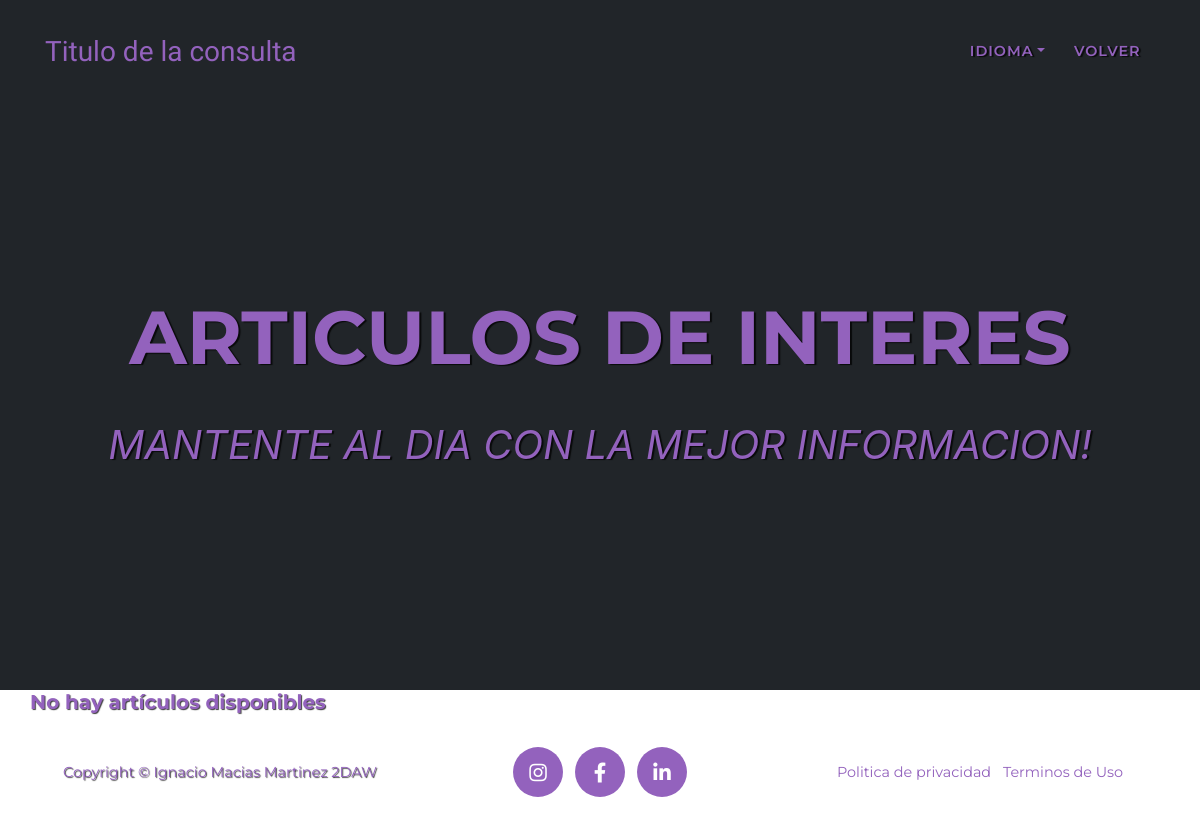
/pagArticulos.php, run on an earlier commit of the app's database.
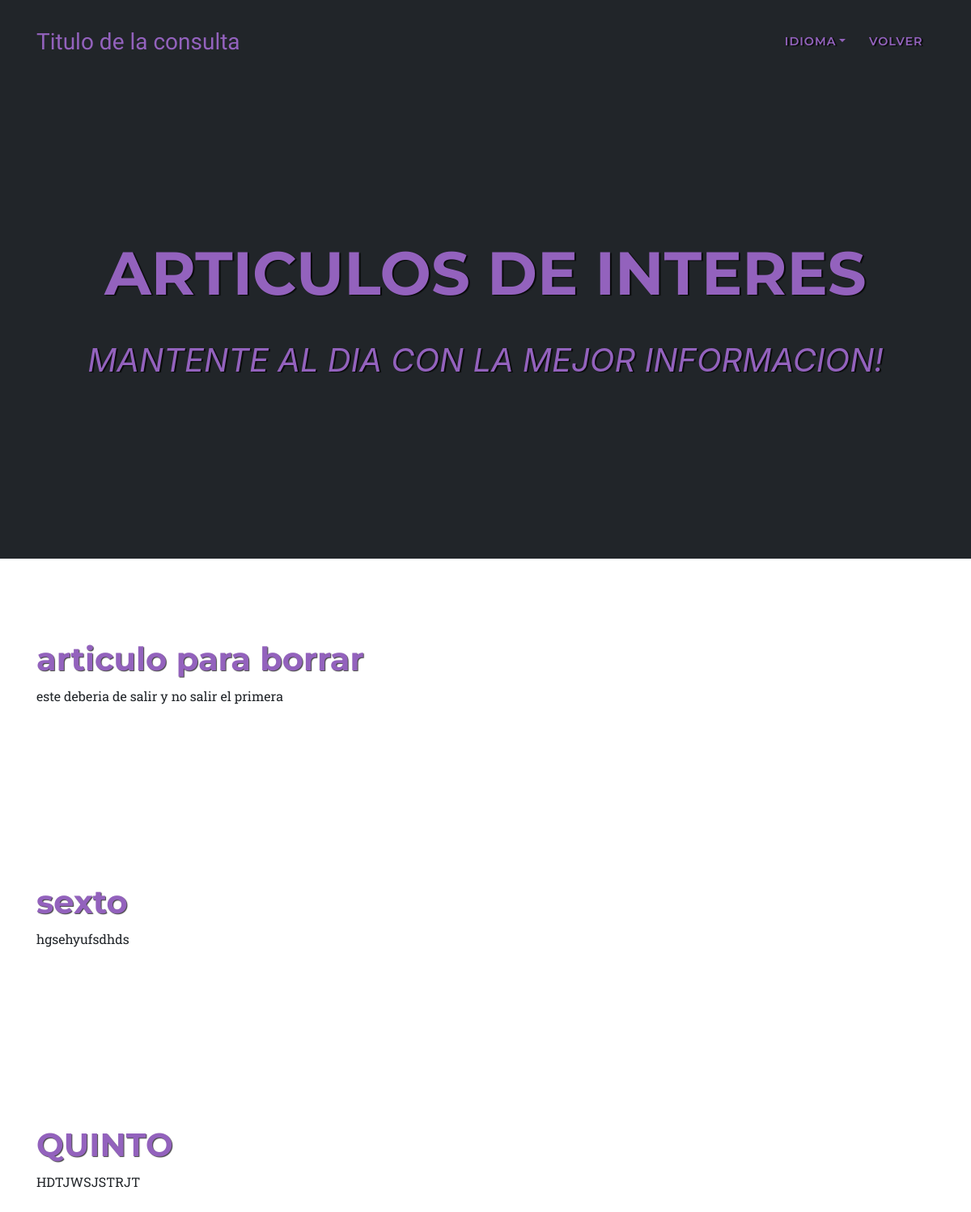
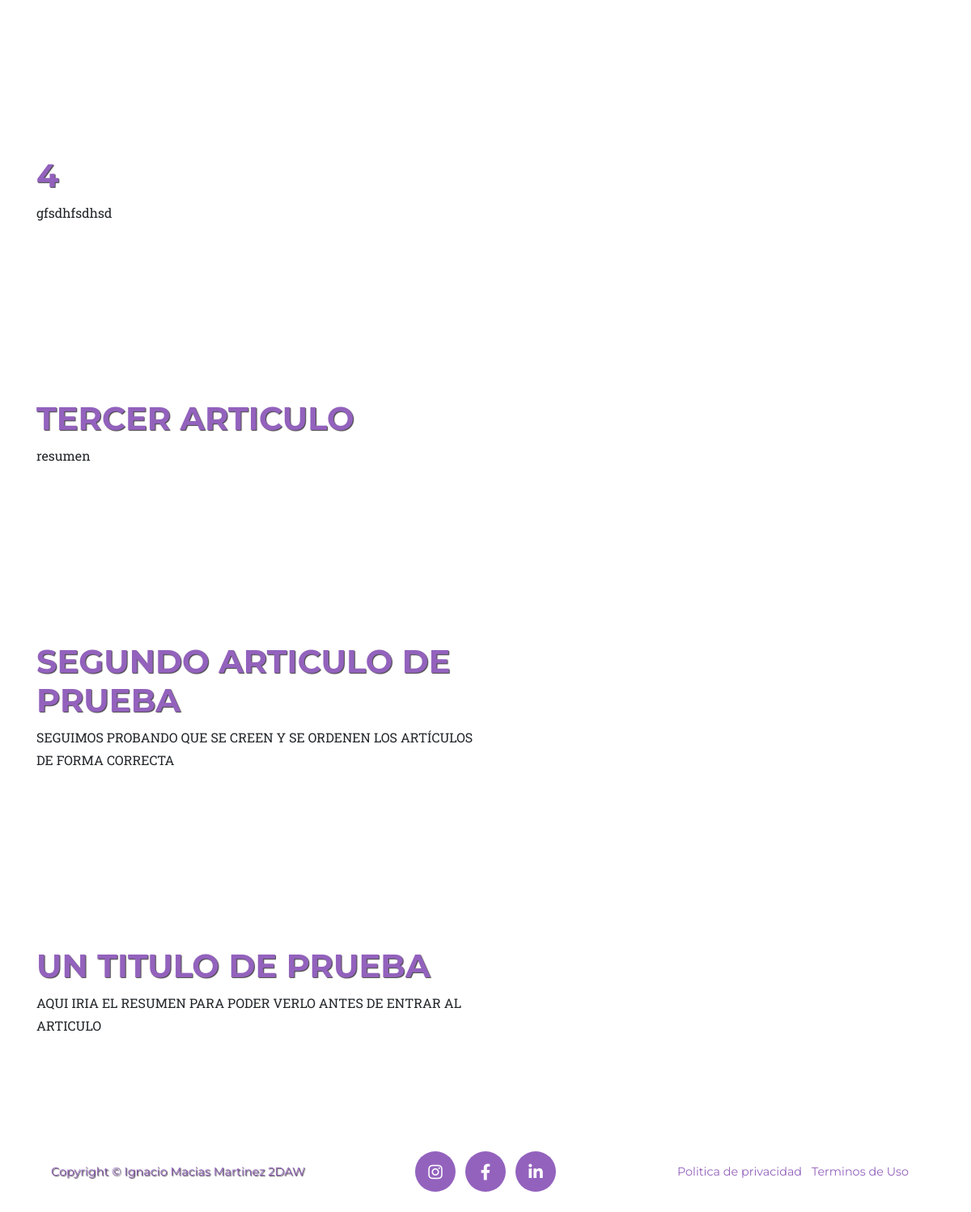
And on a later commit of the database (2 pictures, top to bottom).
### tables this page shows
CREATE TABLE `articulos` (
  `titulo` varchar(255) NOT NULL,
  `resumen` text NOT NULL,
  `imagen` varchar(255) NOT NULL,
  `contenido` text NOT NULL,
  `fecha` datetime NOT NULL,
  `cat1` varchar(50) DEFAULT NULL,
  `cat2` varchar(50) DEFAULT NULL,
  `ID_art` int(255) NOT NULL
);

### castellano.php (called while the page is built, shortened)
<?php
$navIdioma="Idioma";
$fooPolitica="Politica de privacidad";
$fooTerminos="Terminos de Uso";
$pagArtVolver="Volver";
$pagArtTitulo1="ARTICULOS DE INTERES";
$pagArtTitulo2="MANTENTE AL DIA CON LA MEJOR INFORMACION!";

### pagArticulos.php (the view, shortened to what this page needs)
<?php
if (isset($_SESSION["idioma"])){
    include $_SESSION["idioma"];
}else{
    include "castellano.php";
}
$dbh = Connection::make();
$stmt = $dbh->prepare("SELECT * FROM articulos ORDER BY ID_art DESC");
$stmt->execute();
$articulos = $stmt->fetchAll(PDO::FETCH_ASSOC);
?>
<!DOCTYPE html>
<html lang="es">
<head>
    <link href="bootstrap/css/bootstrap.min.css" rel="stylesheet">
    <link href="img/fontawesome-free/css/all.min.css" rel="stylesheet" type="text/css">
    <link href="css/estilos.css" rel="stylesheet" type="text/css">
</head>
<body id="Principal">
<nav class="navbar navbar-expand-lg navbar-dark fixed-top" id="mainNav">
    <div class="container">
        <a class="navbar-brand js-scroll-trigger" href="index.php">Titulo de la consulta</a>
        <div class="collapse navbar-collapse" id="NavegadorResponsive">
            <ul class="navbar-nav text-uppercase ml-auto">
                <li class="nav-item">
                    <div class="dropdown nav-link">
                        <a class=" dropdown-toggle" id="dropdownMenu2" data-toggle="dropdown" aria-haspopup="true" aria-expanded="false"><?php echo $navIdioma ?></a>
                    </div>
                </li>
                <li class="nav-item">
                    <a class="nav-link js-scroll-trigger" href="index.php"><?php echo $pagArtVolver ?></a>
                </li>
            </ul>
        </div>
    </div>
</nav>
<header class="masthead" style="background-color: #212529">
    <div class="container">
        <div class="intro-text">
            <div class=" intro-heading text-uppercase"><?php echo $pagArtTitulo1 ?></div>
            <div class="intro-lead-in"><?php echo $pagArtTitulo2 ?></div>
        </div>
    </div>
</header>
    <?php if(isset($articulos) && count($articulos) > 0) :?>
            <?php foreach ($articulos as $articulo) :?>
            <section class=" page-section">
            <div class="container">
                <div class="row">
                    <div class="col-lg-6 ">
                        <h1><a href="verArticulo.php?asset=<?= $articulo['ID_art'] ?>"><?= $articulo['titulo'] ?></a></h1>
                        <p><?= $articulo['resumen'] ?></p>
                    </div>
                    <div class="col-lg-6 ">
                    </div>
                </div>
            </div>
            </section>
            <?php endforeach; ?>
    <?php else :?>
        <div class="container">
            <div class="row">
                <h5>No hay artículos disponibles</h5>
            </div>
        </div>
    <?php endif; ?>
<footer class="footer">
    <div class="container">
        <div class="row align-items-center">
            <div class="col-md-4">
                <span class="copyright">Copyright &copy; Ignacio Macias Martinez 2DAW</span>
            </div>
            <div class="col-md-4">
                <ul class="list-inline social-buttons">
                    <li class="list-inline-item">
                        <a href="#">
                            <i class="fab fa-instagram"></i>
                        </a>
                    </li>
                    <li class="list-inline-item">
                        <a href="#">
                            <i class="fab fa-facebook-f"></i>
                        </a>
                    </li>
                    <li class="list-inline-item">
                        <a href="#">
                            <i class="fab fa-linkedin-in"></i>
                        </a>
                    </li>
                </ul>
            </div>
            <div class="col-md-4">
                <ul class="list-inline quicklinks">
                    <li class="list-inline-item">
                        <a href="#"><?php echo $fooPolitica ?></a>
                    </li>
                    <li class="list-inline-item">
                        <a href="#"><?php echo $fooTerminos ?></a>
                    </li>
                </ul>
            </div>
        </div>
    </div>
</footer>
</body>
</html>

### css/estilos.css (style rules this page uses)
body { overflow-x: hidden; font-family: 'Roboto Slab', -apple-system, BlinkMacSystemFont, 'Segoe UI', Roboto, 'Helvetica Neue', Arial, sans-serif, 'Apple Color Emoji', 'Segoe UI Emoji', 'Segoe UI Symbol', 'Noto Color Emoji'; }
p { line-height: 1.75; }
a { color: #9362bd; }
h1, h2, h3, h4, h5, h6 { font-weight: 700; font-family: 'Montserrat', -apple-system, BlinkMacSystemFont, 'Segoe UI', Roboto, 'Helvetica Neue', Arial, sans-serif, 'Apple Color Emoji', 'Segoe UI Emoji', 'Segoe UI Symbol', 'Noto Color Emoji'; color: #9362bd; text-shadow: 1px 1px 1px rgba(0,0,0,0.75); }
.page-section { padding: 100px 0; }
@media (min-width: 768px) { section { padding: 150px 0; } }
#mainNav { background-color: #212529; }
#mainNav .navbar-brand { color: #9362bd; font-family: 'Kaushan Script', -apple-system, BlinkMacSystemFont, 'Segoe UI', Roboto, 'Helvetica Neue', Arial, sans-serif, 'Apple Color Emoji', 'Segoe UI Emoji', 'Segoe UI Symbol', 'Noto Color Emoji'; }
#mainNav .navbar-nav .nav-item .nav-link { font-size: 90%; font-weight: 600; padding: 0.75em 0; letter-spacing: 1px; color: #9362bd; text-shadow: 2px 1px 1px rgba(0,0,0,0.75); font-family: 'Montserrat', -apple-system, BlinkMacSystemFont, 'Segoe UI', Roboto, 'Helvetica Neue', Arial, sans-serif, 'Apple Color Emoji', 'Segoe UI Emoji', 'Segoe UI Symbol', 'Noto Color Emoji'; }
@media (min-width: 992px) { #mainNav { padding-top: 25px; padding-bottom: 25px; transition: padding-top 0.3s, padding-bottom 0.3s; border: none; background-color: transparent; } }
@media (min-width: 992px) { #mainNav .navbar-brand { font-size: 1.75em; transition: all 0.3s; } }
@media (min-width: 992px) { #mainNav .navbar-nav .nav-item .nav-link { padding: 1.1em 1em !important; } }
header.masthead { text-align: center; color: #9362bd; text-shadow: 2px 1px 1px rgba(0,0,0,0.75); background-repeat: no-repeat; background-attachment: scroll; background-position: center center; background-size: cover; }
header.masthead .intro-text { padding-top: 150px; padding-bottom: 100px; }
header.masthead .intro-text .intro-lead-in { font-size: 22px; font-style: italic; line-height: 22px; margin-bottom: 25px; font-family: 'Droid Serif', -apple-system, BlinkMacSystemFont, 'Segoe UI', Roboto, 'Helvetica Neue', Arial, sans-serif, 'Apple Color Emoji', 'Segoe UI Emoji', 'Segoe UI Symbol', 'Noto Color Emoji'; }
header.masthead .intro-text .intro-heading { font-size: 50px; font-weight: 700; line-height: 50px; margin-bottom: 25px; font-family: 'Montserrat', -apple-system, BlinkMacSystemFont, 'Segoe UI', Roboto, 'Helvetica Neue', Arial, sans-serif, 'Apple Color Emoji', 'Segoe UI Emoji', 'Segoe UI Symbol', 'Noto Color Emoji'; }
@media (min-width: 768px) { header.masthead .intro-text { padding-top: 300px; padding-bottom: 200px; } }
@media (min-width: 768px) { header.masthead .intro-text .intro-lead-in { font-size: 40px; font-style: italic; line-height: 40px; margin-bottom: 25px; font-family: 'Droid Serif', -apple-system, BlinkMacSystemFont, 'Segoe UI', Roboto, 'Helvetica Neue', Arial, sans-serif, 'Apple Color Emoji', 'Segoe UI Emoji', 'Segoe UI Symbol', 'Noto Color Emoji'; } }
@media (min-width: 768px) { header.masthead .intro-text .intro-heading { font-size: 75px; font-weight: 700; line-height: 75px; margin-bottom: 50px; font-family: 'Montserrat', -apple-system, BlinkMacSystemFont, 'Segoe UI', Roboto, 'Helvetica Neue', Arial, sans-serif, 'Apple Color Emoji', 'Segoe UI Emoji', 'Segoe UI Symbol', 'Noto Color Emoji'; } }
.footer { padding: 25px 0; text-align: center; }
.footer span.copyright { font-size: 90%; line-height: 40px; font-family: 'Montserrat', -apple-system, BlinkMacSystemFont, 'Segoe UI', Roboto, 'Helvetica Neue', Arial, sans-serif, 'Apple Color Emoji', 'Segoe UI Emoji', 'Segoe UI Symbol', 'Noto Color Emoji'; color:#9362bd ; text-shadow: 1px 1px 1px rgba(0,0,0,0.75); }
.footer ul.quicklinks { font-size: 90%; line-height: 40px; margin-bottom: 0; text-transform: none; font-family: 'Montserrat', -apple-system, BlinkMacSystemFont, 'Segoe UI', Roboto, 'Helvetica Neue', Arial, sans-serif, 'Apple Color Emoji', 'Segoe UI Emoji', 'Segoe UI Symbol', 'Noto Color Emoji'; }
ul.social-buttons { margin-bottom: 0; }
ul.social-buttons li a { font-size: 20px; line-height: 50px; display: block; width: 50px; height: 50px; transition: all 0.3s; color: white; border-radius: 100%; outline: none; background-color: #9362bd; }

What changed in the data, as far as the page shows it:
added articulos: titulo "articulo para borrar", resumen "este deberia de salir y no salir el primera"
added articulos: titulo "sexto", resumen "hgsehyufsdhds"
added articulos: titulo "QUINTO", resumen "HDTJWSJSTRJT"
added articulos: titulo "4", resumen "gfsdhfsdhsd"
added articulos: titulo "TERCER ARTICULO", resumen "resumen"
added articulos: titulo "SEGUNDO ARTICULO DE PRUEBA", resumen "SEGUIMOS PROBANDO QUE SE CREEN Y SE ORDENEN LOS ARTÍCULOS DE FORMA CORRECTA"
added articulos: titulo "UN TITULO DE PRUEBA", resumen "AQUI IRIA EL RESUMEN PARA PODER VERLO ANTES DE ENTRAR AL ARTICULO"
Also different on the page:
text no longer shown: "No hay artículos disponibles"
